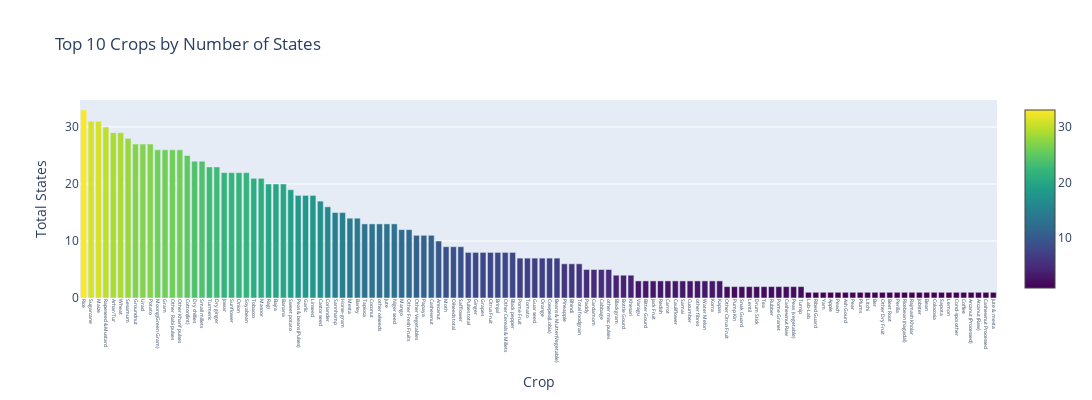

This figure's notebook cell:
### Code cell
import plotly.graph_objects as go
import pandas as pd

crop = df['Crop'].unique()
total_states_for_each_crop = [len(df[df['Crop'] == x]['State_Name'].unique()) for x in crop]


data = pd.DataFrame({
    'Crop': crop,
    'Total States': total_states_for_each_crop
})


top_data = data.sort_values(by='Total States', ascending=False)


fig = go.Figure(data=[
    go.Bar(
        name='Total States',
        x=top_data['Crop'],
        y=top_data['Total States'],
        marker=dict(
            color=top_data['Total States'],
            colorscale='Viridis', 
            showscale=True
        )
    )
])

fig.update_layout(
    title='Top 10 Crops by Number of States',
    xaxis_title='Crop',
    yaxis_title='Total States',
    barmode='group',
    width=1500,  
    height=400,  
    xaxis=dict(
        tickangle=90,
        tickfont=dict(size=5)  
    )
)

fig.show()

### Figure 1 — Plotly figure (JSON) as saved in the notebook; plotly's stock layout.template omitted (floating-point values rounded to 4 significant figures)
{"data": [{"marker": {"color": [33, 31, 31, 30, 29, 29, 28, 27, 27, 27, 26, 26, 26, 26, 25, 24, 24, 23, 23, 22, 22, 22, 22, 21, 21, 20, 20, 20, 19, 18, 18, 18, 17, 16, 15, 15, 14, 14, 13, 13, 13, 13, 13, 12, 12, 11, 11, 11, 10, 9, 9, 9, 8, 8, 8, 8, 8, 8, 8, 7, 7, 7, 7, 7, 7, 6, 6, 6, 5, 5, 5, 5, 4, 4, 4, 3, 3, 3, 3, 3, 3, 3, 3, 3, 3, 3, 3, 2, 2, 2, 2, 2, 2, 2, 2, 2, 2, 2, 1, 1, 1, 1, 1, 1, 1, 1, 1, 1, 1, 1, 1, 1, 1, 1, 1, 1, 1, 1, 1, 1, 1, 1, 1, 1], "colorscale": [[0, "#440154"], [0.1111, "#482878"], [0.2222, "#3e4989"], [0.3333, "#31688e"], [0.4444, "#26828e"], [0.5556, "#1f9e89"], [0.6667, "#35b779"], [0.7778, "#6ece58"], [0.8889, "#b5de2b"], [1, "#fde725"]], "showscale": true}, "name": "Total States", "type": "bar", "x": ["Rice", "Sugarcane", "Maize", "Rapeseed &Mustard", "Arhar/Tur", "Wheat", "Sesamum", "Groundnut", "Urad", "Potato", "Moong(Green Gram)", "Gram", "Other  Rabi pulses", "Other Kharif pulses", "Cotton(lint)", "Dry chillies", "Small millets", "Turmeric", "Dry ginger", "Jowar", "Sunflower", "Onion", "Soyabean", "Tobacco", "Masoor", "Ragi", "Bajra", "Banana", "Sweet potato", "Peas & beans (Pulses)", "Garlic", "Linseed", "Castor seed", "Coriander", "Sannhamp", "Horse-gram", "Mesta", "Barley", "Tapioca", "Coconut ", "other oilseeds", "Jute", "Niger seed", "Mango", "Other Fresh Fruits", "Other Vegetables", "Papaya", "Cashewnut", "Arecanut", "Moth", "Oilseeds total", "Safflower", "Pulses total", "Ginger", "Grapes", "Citrus Fruit", "Brinjal", "Other Cereals & Millets", "Black pepper", "Pome Fruit", "Tomato", "Guar seed", "Orange", "Cowpea(Lobia)", "Beans & Mutter(Vegetable)", "Pineapple", "Bhindi", "Total foodgrain", "Paddy", "Cardamom", "Cabbage", "other misc. pulses", "Blackgram", "Bottle Gourd", "Khesari", "Varagu", "Bitter Gourd", "Jack Fruit", "Redish", "Carrot", "Cauliflower", "Samai", "Cucumber", "other fibres", "Water Melon", "Korra", "Kapas", "Other Citrus Fruit", "Pump Kin", "Snak Guard", "Lentil", "Drum Stick", "Tea", "Rubber", "Pome Granet", "Cashewnut Raw", "Peas  (vegetable)", "Turnip", "Lab-Lab", "Ribed Guard", "Yam", "Apple", "Peach", "Ash Gourd", "Pear", "Plums", "Litchi", "Ber", "Other Dry Fruit", "Beet Root", "Perilla", "Ricebean (nagadal)", "Rajmash Kholar", "Jobster", "Bean", "Colocosia", "Sapota", "Lemon", "Cond-spcs other", "Coffee", "Arcanut (Processed)", "Atcanut (Raw)", "Cashewnut Processed", "Jute & mesta"], "y": [33, 31, 31, 30, 29, 29, 28, 27, 27, 27, 26, 26, 26, 26, 25, 24, 24, 23, 23, 22, 22, 22, 22, 21, 21, 20, 20, 20, 19, 18, 18, 18, 17, 16, 15, 15, 14, 14, 13, 13, 13, 13, 13, 12, 12, 11, 11, 11, 10, 9, 9, 9, 8, 8, 8, 8, 8, 8, 8, 7, 7, 7, 7, 7, 7, 6, 6, 6, 5, 5, 5, 5, 4, 4, 4, 3, 3, 3, 3, 3, 3, 3, 3, 3, 3, 3, 3, 2, 2, 2, 2, 2, 2, 2, 2, 2, 2, 2, 1, 1, 1, 1, 1, 1, 1, 1, 1, 1, 1, 1, 1, 1, 1, 1, 1, 1, 1, 1, 1, 1, 1, 1, 1, 1]}], "layout": {"barmode": "group", "height": 400, "title": {"text": "Top 10 Crops by Number of States"}, "width": 1500, "xaxis": {"tickangle": 90, "tickfont": {"size": 5}, "title": {"text": "Crop"}}, "yaxis": {"title": {"text": "Total States"}}}}
